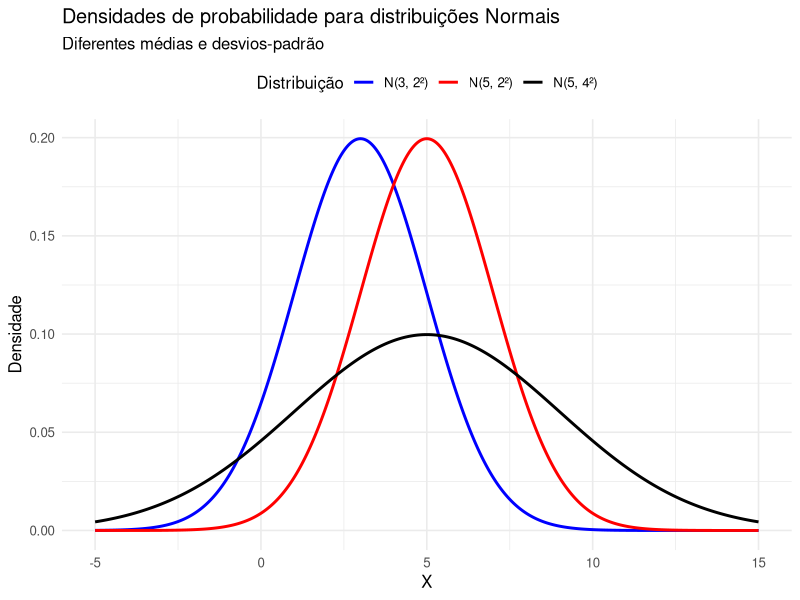

Write R code to recreate this figure.
## ---- chunk 1
library(dplyr)
library(tidyr)
library(ggplot2)
library(readr)
## ---- chunk 2
# Sequência de valores para o eixo X
x <- seq(-5, 15, length.out = 1000)

# Parâmetros das distribuições Normais
parametros <- tribble(
  ~media, ~desvio, ~Distribuição,
  5,      4,       "N(5, 4²)",
  5,      2,       "N(5, 2²)",
  3,      2,       "N(3, 2²)"
)

# Criar todas as combinações entre x e as distribuições
dados <- expand_grid(
  x = x,
  parametros
) |>
  mutate(
    densidade = dnorm(
      x,
      mean = media,
      sd = desvio
    )
  )

# Gráfico
ggplot(
  dados,
  aes(
    x = x,
    y = densidade,
    color = Distribuição
  )
) +
  geom_line(linewidth = 1) +
  labs(
    title = "Densidades de probabilidade para distribuições Normais",
    subtitle = "Diferentes médias e desvios-padrão",
    x = "X",
    y = "Densidade",
    color = "Distribuição"
  ) +
  scale_color_manual(
    values = c(
      "N(5, 4²)" = "black",
      "N(5, 2²)" = "red",
      "N(3, 2²)" = "blue"
    )
  ) +
  theme_minimal(base_size = 12) +
  theme(
    legend.position = "top"
  )
